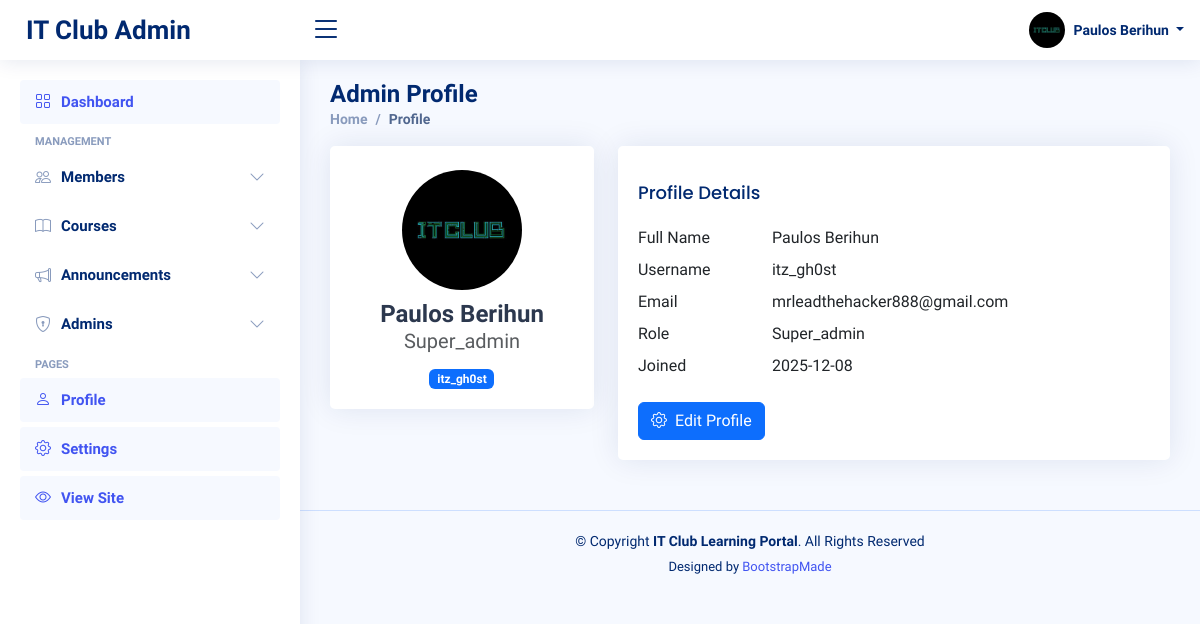
The app's page /admin/profile (signed in) with its own data.
### tables this page shows
CREATE TABLE admins (
        id INTEGER PRIMARY KEY AUTOINCREMENT,
        full_name TEXT NOT NULL,
        username TEXT UNIQUE NOT NULL,
        email TEXT UNIQUE NOT NULL,
        password TEXT NOT NULL,
        role TEXT NOT NULL,
        created_at TIMESTAMP DEFAULT CURRENT_TIMESTAMP
    , profile_picture TEXT);

### app.py (the view)
@app.route('/admin/profile')
@admin_required
def admin_profile():
    db = get_db()
    admin_id = session['admin_id']
    admin_row = db.execute('SELECT * FROM admins WHERE id = ?', (admin_id,)).fetchone()
    admin = row_to_dict(admin_row)
    if admin:
        admin['profile_picture'] = resolve_media_path(admin.get('profile_picture'))
    return render_template('admin/admin_profile.html', admin=admin)

### app.py (called while the page is built)
def get_db():
    if 'db' not in g:
        g.db = sqlite3.connect(app.config['DATABASE'])
        g.db.row_factory = sqlite3.Row
    return g.db

def admin_required(f):
    @functools.wraps(f)
    def decorated(*args, **kwargs):
        if 'admin_id' not in session:
            flash('Admin login required.', 'error')
            return redirect(url_for('admin_login'))
        return f(*args, **kwargs)
    return decorated

def row_to_dict(row):
	if row is None:
		return None
	try:
		return {k: row[k] for k in row.keys()}
	except Exception:
		try:
			return dict(row)
		except Exception:
			return row

def resolve_media_path(val):
	if not val:
		return None
	val = str(val)
	if val.startswith('http://') or val.startswith('https://') or val.startswith('/'):
		return val
	return url_for('static', filename=val)

### templates/admin/admin_profile.html (shortened to what this page needs)
<!DOCTYPE html>
<html lang="en">
<head>
  <link href="{{ url_for('static', filename='vendor/bootstrap/css/bootstrap.min.css') }}" rel="stylesheet">
  <link href="{{ url_for('static', filename='vendor/bootstrap-icons/bootstrap-icons.css') }}" rel="stylesheet">
  <link href="{{ url_for('static', filename='vendor/boxicons/css/boxicons.min.css') }}" rel="stylesheet">
  <link href="{{ url_for('static', filename='vendor/quill/quill.snow.css') }}" rel="stylesheet">
  <link href="{{ url_for('static', filename='vendor/quill/quill.bubble.css') }}" rel="stylesheet">
  <link href="{{ url_for('static', filename='vendor/remixicon/remixicon.css') }}" rel="stylesheet">
  <link href="{{ url_for('static', filename='vendor/simple-datatables/style.css') }}" rel="stylesheet">
  <link href="{{ url_for('static', filename='css/style.css') }}" rel="stylesheet">
</head>
<body>
  <header id="header" class="header fixed-top d-flex align-items-center">
    <div class="d-flex align-items-center justify-content-between">
      <a href="{{ url_for('admin_dashboard') }}" class="logo d-flex align-items-center">
        <span class="d-none d-lg-block">IT Club Admin</span>
      </a>
      <i class="bi bi-list toggle-sidebar-btn"></i>
    </div>
    <nav class="header-nav ms-auto">
      <ul class="d-flex align-items-center">
        <li class="nav-item dropdown pe-3">
          <a class="nav-link nav-profile d-flex align-items-center pe-0" href="#" data-bs-toggle="dropdown">
            {% set _avatar_src = None %}
            {% if admin and admin.profile_picture %}
              {% if admin.profile_picture.startswith('http') or admin.profile_picture.startswith('/') %}
                {% set _avatar_src = admin.profile_picture %}
              {% else %}
                {% set _avatar_src = url_for('static', filename=admin.profile_picture) %}
              {% endif %}
            {% endif %}
            {% if _avatar_src %}
              <img src="{{ _avatar_src }}" alt="Profile" class="rounded-circle">
            {% else %}
              <div class="rounded-circle bg-secondary d-flex align-items-center justify-content-center" style="width:38px;height:38px;">
                <i class="bi bi-person-fill text-white"></i>
              </div>
            {% endif %}
            <span class="d-none d-md-block dropdown-toggle ps-2">
              {{ admin.full_name if admin and admin.full_name else session.get('admin_name', 'Admin') }}
            </span>
          </a>
        </li>
      </ul>
    </nav>
  </header>
  <aside id="sidebar" class="sidebar">
    <ul class="sidebar-nav" id="sidebar-nav">
      <li class="nav-item">
        <a class="nav-link active" href="{{ url_for('admin_dashboard') }}">
          <i class="bi bi-grid"></i>
          <span>Dashboard</span>
        </a>
      </li>
      <li class="nav-heading">Management</li>
      <li class="nav-item">
        <a class="nav-link collapsed" data-bs-target="#members-nav" data-bs-toggle="collapse" href="#">
          <i class="bi bi-people"></i><span>Members</span><i class="bi bi-chevron-down ms-auto"></i>
        </a>
      </li>
      <li class="nav-item">
        <a class="nav-link collapsed" data-bs-target="#courses-nav" data-bs-toggle="collapse" href="#">
          <i class="bi bi-book"></i><span>Courses</span><i class="bi bi-chevron-down ms-auto"></i>
        </a>
      </li>
      <li class="nav-item">
        <a class="nav-link collapsed" data-bs-target="#announcements-nav" data-bs-toggle="collapse" href="#">
          <i class="bi bi-megaphone"></i><span>Announcements</span><i class="bi bi-chevron-down ms-auto"></i>
        </a>
      </li>
      {% if session.get('admin_role') == 'super_admin' %}
      <li class="nav-item">
        <a class="nav-link collapsed" data-bs-target="#admins-nav" data-bs-toggle="collapse" href="#">
          <i class="bi bi-shield-lock"></i><span>Admins</span><i class="bi bi-chevron-down ms-auto"></i>
        </a>
      </li>
      {% endif %}
      <li class="nav-heading">Pages</li>
      <li class="nav-item"><a class="nav-link" href="{{ url_for('admin_profile') }}"><i class="bi bi-person"></i><span>Profile</span></a></li>
      <li class="nav-item"><a class="nav-link" href="{{ url_for('admin_settings') }}"><i class="bi bi-gear"></i><span>Settings</span></a></li>
      <li class="nav-item"><a class="nav-link" href="{{ url_for('index') }}" target="_blank"><i class="bi bi-eye"></i><span>View Site</span></a></li>
    </ul>
  </aside>
  <main id="main" class="main">
    <div class="pagetitle">
      <h1>Admin Profile</h1>
      <nav>
        <ol class="breadcrumb">
          <li class="breadcrumb-item"><a href="{{ url_for('admin_dashboard') }}">Home</a></li>
          <li class="breadcrumb-item active">Profile</li>
        </ol>
      </nav>
    </div>
    <section class="section profile">
      <div class="row">
        <div class="col-xl-4">
          <div class="card">
            <div class="card-body profile-card pt-4 d-flex flex-column align-items-center">
              {% if admin and admin.profile_picture %}
                {% if admin.profile_picture.startswith('http') or admin.profile_picture.startswith('/') %}
                  <img src="{{ admin.profile_picture }}" alt="Profile" class="rounded-circle" style="width:120px;height:120px;object-fit:cover;">
                {% else %}
                  <img src="{{ url_for('static', filename=admin.profile_picture) }}" alt="Profile" class="rounded-circle" style="width:120px;height:120px;object-fit:cover;">
                {% endif %}
              {% else %}
                <img src="{{ url_for('static', filename='img/profile-img.jpg') }}" alt="Profile" class="rounded-circle" style="width:120px;height:120px;object-fit:cover;">
              {% endif %}
              <h2>{{ admin.full_name }}</h2>
              <h5 class="text-muted">{{ admin.role|title }}</h5>
              <span class="badge bg-primary mt-2">{{ admin.username }}</span>
            </div>
          </div>
        </div>
        <div class="col-xl-8">
          <div class="card">
            <div class="card-body pt-3">
              <h5 class="card-title">Profile Details</h5>
              <div class="row mb-2">
                <div class="col-lg-3 col-md-4 label">Full Name</div>
                <div class="col-lg-9 col-md-8">{{ admin.full_name }}</div>
              </div>
              <div class="row mb-2">
                <div class="col-lg-3 col-md-4 label">Username</div>
                <div class="col-lg-9 col-md-8">{{ admin.username }}</div>
              </div>
              <div class="row mb-2">
                <div class="col-lg-3 col-md-4 label">Email</div>
                <div class="col-lg-9 col-md-8">{{ admin.email }}</div>
              </div>
              <div class="row mb-2">
                <div class="col-lg-3 col-md-4 label">Role</div>
                <div class="col-lg-9 col-md-8">{{ admin.role|title }}</div>
              </div>
              <div class="row mb-2">
                <div class="col-lg-3 col-md-4 label">Joined</div>
                <div class="col-lg-9 col-md-8">{{ admin.created_at[:10] if admin.created_at else 'N/A' }}</div>
              </div>
              <div class="mt-4">
                <a href="{{ url_for('admin_settings') }}" class="btn btn-primary">
                  <i class="bi bi-gear me-1"></i> Edit Profile
                </a>
              </div>
            </div>
          </div>
        </div>
      </div>
    </section>
  </main>
  <footer id="footer" class="footer">
    <div class="copyright">
      &copy; Copyright <strong><span>IT Club Learning Portal</span></strong>. All Rights Reserved
    </div>
    <div class="credits">
      Designed by <a href="https://bootstrapmade.com/">BootstrapMade</a>
    </div>
  </footer>
</body>
</html>

### static/css/style.css (style rules this page uses)
:root { scroll-behavior: smooth; }
body { font-family: "Open Sans", sans-serif; background: #f6f9ff; color: #444444; }
a { color: #4154f1; text-decoration: none; }
h1, h2, h3, h4, h5, h6 { font-family: "Nunito", sans-serif; }
#main { margin-top: 60px; padding: 20px 30px; transition: all 0.3s; }
.pagetitle { margin-bottom: 10px; }
.pagetitle h1 { font-size: 24px; margin-bottom: 0; font-weight: 600; color: #012970; }
.card { margin-bottom: 30px; border: none; border-radius: 5px; box-shadow: 0px 0 30px rgba(1, 41, 112, 0.1); }
.card-title { padding: 20px 0 15px 0; font-size: 18px; font-weight: 500; color: #012970; font-family: "Poppins", sans-serif; }
.card-body { padding: 0 20px 20px 20px; }
.breadcrumb { font-size: 14px; font-family: "Nunito", sans-serif; color: #899bbd; font-weight: 600; }
.breadcrumb a { color: #899bbd; transition: 0.3s; }
.breadcrumb .breadcrumb-item::before { color: #899bbd; }
.breadcrumb .active { color: #51678f; font-weight: 600; }
.logo { line-height: 1; }
@media (min-width: 1200px) { .logo { width: 280px; } }
.logo span { font-size: 26px; font-weight: 700; color: #012970; font-family: "Nunito", sans-serif; }
.header { transition: all 0.5s; z-index: 997; height: 60px; box-shadow: 0px 2px 20px rgba(1, 41, 112, 0.1); background-color: #fff; padding-left: 20px; }
.header .toggle-sidebar-btn { font-size: 32px; padding-left: 10px; cursor: pointer; color: #012970; }
.header-nav ul { list-style: none; }
.header-nav>ul { margin: 0; padding: 0; }
.header-nav .nav-profile { color: #012970; }
.header-nav .nav-profile img { max-height: 36px; }
.header-nav .nav-profile span { font-size: 14px; font-weight: 600; }
.sidebar { position: fixed; top: 60px; left: 0; bottom: 0; width: 300px; z-index: 996; transition: all 0.3s; padding: 20px; overflow-y: auto; scrollbar-width: thin; scrollbar-color: #aab7cf transparent; box-shadow: 0px 0px 20px rgba(1, 41, 112, 0.1); background-color: #fff; }
@media (min-width: 1200px) { #main, #footer { margin-left: 300px; } }
.sidebar-nav { padding: 0; margin: 0; list-style: none; }
.sidebar-nav li { padding: 0; margin: 0; list-style: none; }
.sidebar-nav .nav-item { margin-bottom: 5px; }
.sidebar-nav .nav-heading { font-size: 11px; text-transform: uppercase; color: #899bbd; font-weight: 600; margin: 10px 0 5px 15px; }
.sidebar-nav .nav-link { display: flex; align-items: center; font-size: 15px; font-weight: 600; color: #4154f1; transition: 0.3; background: #f6f9ff; padding: 10px 15px; border-radius: 4px; }
.sidebar-nav .nav-link i { font-size: 16px; margin-right: 10px; color: #4154f1; }
.sidebar-nav .nav-link.collapsed { color: #012970; background: #fff; }
.sidebar-nav .nav-link.collapsed i { color: #899bbd; }
.sidebar-nav .nav-link .bi-chevron-down { margin-right: 0; transition: transform 0.2s ease-in-out; }
.profile .profile-card img { max-width: 120px; }
.profile .profile-card h2 { font-size: 24px; font-weight: 700; color: #2c384e; margin: 10px 0 0 0; }
.footer { padding: 20px 0; font-size: 14px; transition: all 0.3s; border-top: 1px solid #cddfff; }
.footer .copyright { text-align: center; color: #012970; }
.footer .credits { padding-top: 5px; text-align: center; font-size: 13px; color: #012970; }

### records on screen
admins: profile_picture (picture), full_name "Paulos Berihun", role "Super_admin", username "itz_gh0st", email "mrleadthehacker888@gmail.com", created_at "2025-12-08"
